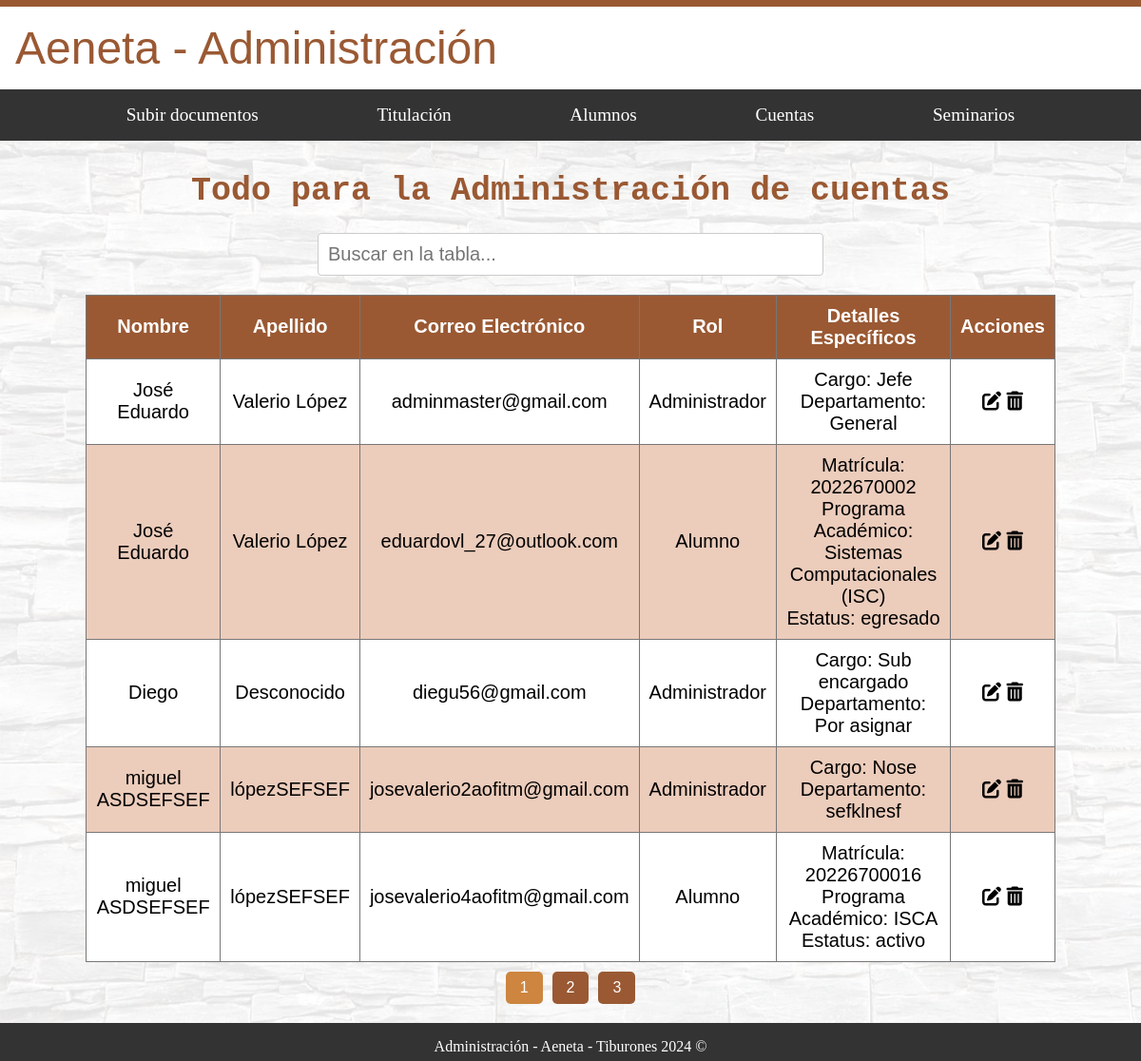
The app's page /administracion/cuentas/administrar_cuentas/ (signed in), older data.
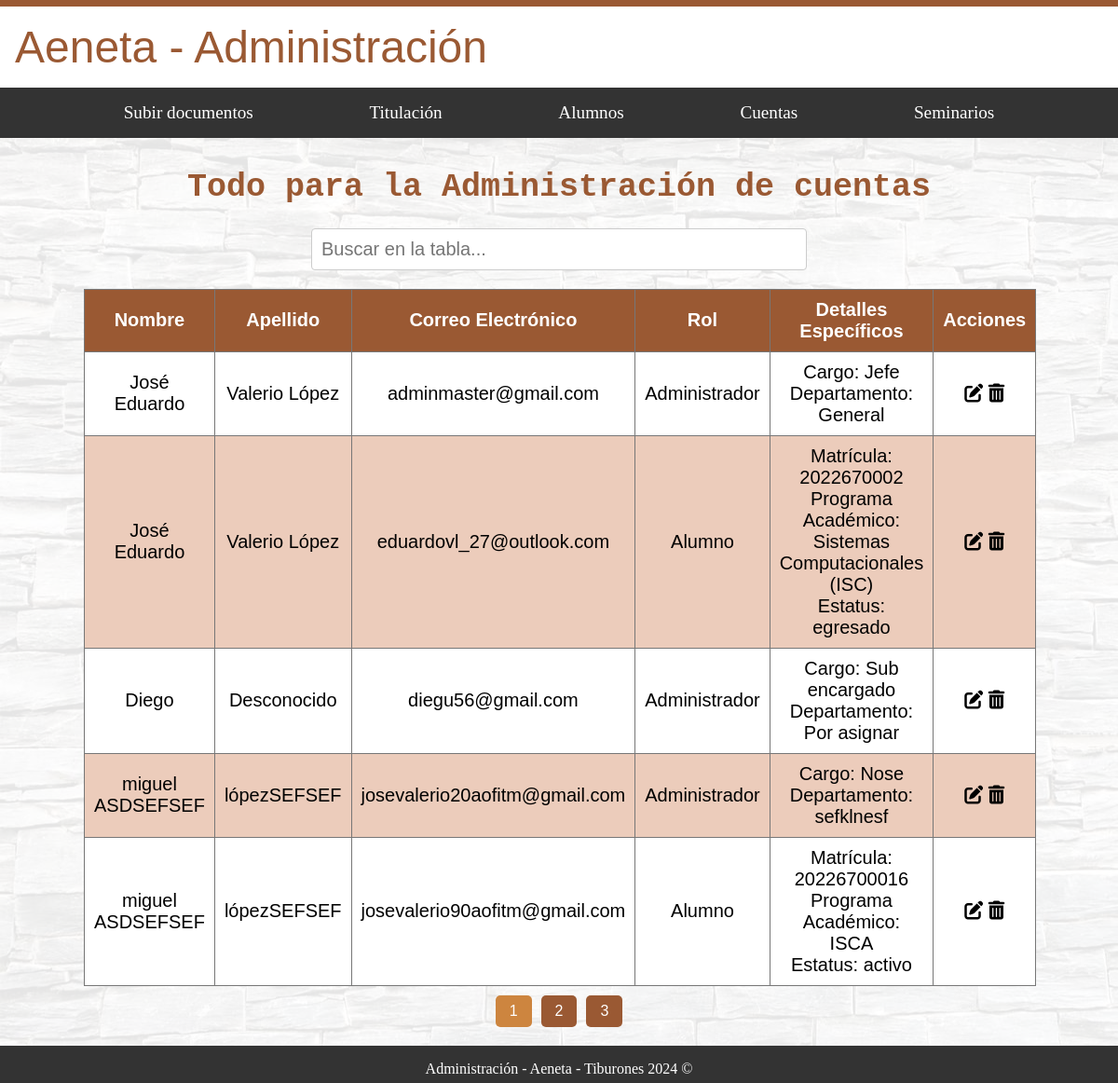
The same page, newer data.
### usuarios/models.py (models this page shows)
class CustomUser(AbstractUser):
    nombre = models.CharField(max_length=100)
    apellido = models.CharField(max_length=100)
    correo_electronico = models.EmailField(unique=True)
    is_administrador = models.BooleanField(default=False)
    is_alumno = models.BooleanField(default=False)
    is_docente = models.BooleanField(default=False)
    matricula = models.CharField(max_length=20, blank=True, null=True)
    programa_academico = models.CharField(max_length=100, blank=True, null=True)
    estatus = models.CharField(max_length=20, choices=[('activo', 'Activo'), ('egresado', 'Egresado')], blank=True, null=True)
    especialidad = models.CharField(max_length=100, blank=True, null=True)
    departamento_docente = models.CharField(max_length=100, blank=True, null=True)
    cargo = models.CharField(max_length=100, blank=True, null=True)
    departamento_admin = models.CharField(max_length=100, blank=True, null=True)

### administracion/views.py (the view)
# urls.py: path('cuentas/administrar_cuentas/', AdministracionAdminCuentas.as_view(), name='administrar_cuentas'),
class AdministracionAdminCuentas(AdminRequiredMixin, TemplateView):
    template_name = 'administracion/cuentas/administrar_cuentas.html'
    def get_context_data(self, **kwargs):
        context = super().get_context_data(**kwargs)
        context['usuarios'] = CustomUser.objects.all()
        return context

### administracion/mixins.py (called while the page is built)
    def dispatch(self, request, *args, **kwargs):
        if not request.user.is_authenticated:
            return self.handle_no_permission()
        if not getattr(request.user, 'is_administrador', False):  # Usar getattr para manejar si el atributo no existe
            messages.error(request, 'No tienes permiso para ver esta página.')
            return redirect('nombre_de_la_url_por_defecto')
        return super().dispatch(request, *args, **kwargs)

### administracion/templates/administracion/cuentas/administrar_cuentas.html (shortened to what this page needs)
{% extends "base_generic_Administracion.html" %}
{% load static%}
{% block content %}
  <div id="fondo">
    <div class="contenedor_principal letra_texto">
      <h1 class="letra_titulos">Todo para la Administración de cuentas</h1>
      <input type="text" id="searchInput" onkeyup="filterTable()" placeholder="Buscar en la tabla..." class="letra_texto">
      <table border="1" id="userTable">
        <thead>
          <tr>
            <th>Nombre</th>
            <th>Apellido</th>
            <th>Correo Electrónico</th>
            <th>Rol</th>
            <th>Detalles Específicos</th>
            <th>Acciones</th>
          </tr>
        </thead>
        <tbody id="tableBody">
          {% for usuario in usuarios %}
          <tr>
            <td>{{ usuario.nombre }}</td>
            <td>{{ usuario.apellido }}</td>
            <td>{{ usuario.correo_electronico }}</td>
            <td>
              {% if usuario.is_administrador %}
                Administrador
              {% elif usuario.is_alumno %}
                Alumno
              {% elif usuario.is_docente %}
                Docente
              {% else %}
                No definido
              {% endif %}
            </td>
            <td>
              {% if usuario.is_alumno %}
                Matrícula: {{ usuario.matricula }}<br>
                Programa Académico: {{ usuario.programa_academico }}<br>
                Estatus: {{ usuario.estatus }}
              {% elif usuario.is_docente %}
                Especialidad: {{ usuario.especialidad }}<br>
                Departamento: {{ usuario.departamento_docente }}
              {% elif usuario.is_administrador %}
                Cargo: {{ usuario.cargo }}<br>
                Departamento: {{ usuario.departamento_admin }}
              {% endif %}
            </td>
            <td>
              <i class="fas fa-edit" onclick="editarUsuario('{{ usuario.id }}')"></i>
              <i class="fas fa-trash-alt" onclick="deleteUsuario('{{ usuario.id }}')"></i>
          </td>
          </tr>
          {% endfor %}
        </tbody>
      </table>
      <div id="pagination" class="pagination">
      </div>
    </div>
  </div>
{% endblock %}

Row changes from the older to the newer data that the page shows:
changed CustomUser "Nose": correo_electronico "josevalerio2aofitm@gmail.com" → "josevalerio20aofitm@gmail.com"
changed CustomUser "ISCA": correo_electronico "josevalerio4aofitm@gmail.com" → "josevalerio90aofitm@gmail.com"
